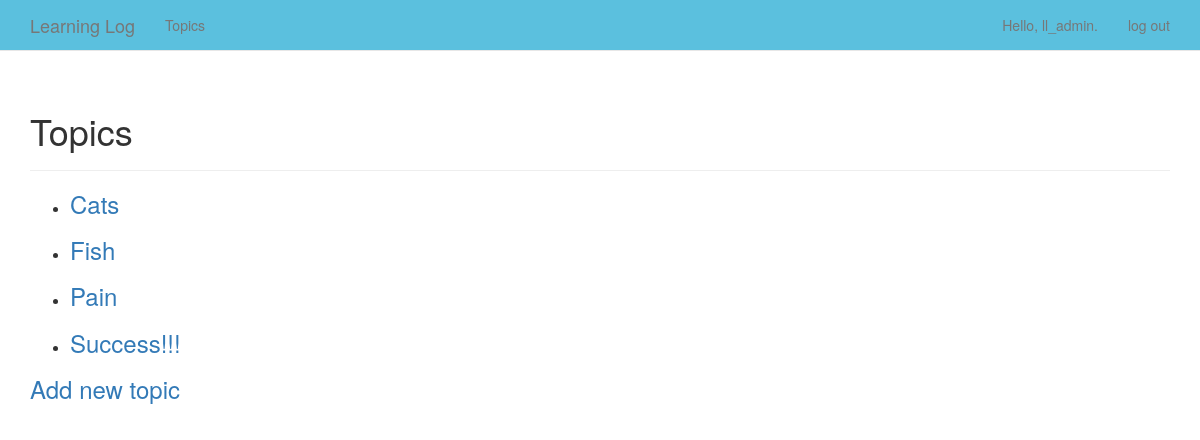
The app's page /topics/ (signed in), older data.
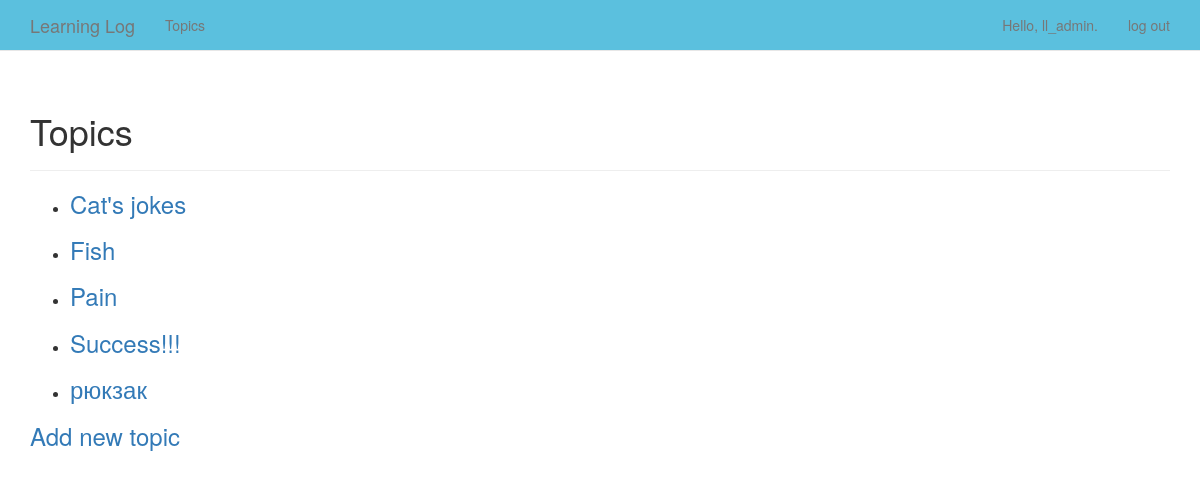
The same page, newer data.
### learning_logs/models.py (models this page shows)
class Topic(models.Model):
    text = models.CharField(max_length=200)
    date_added = models.DateTimeField(auto_now_add=True)
    owner = models.ForeignKey(User, on_delete=models.CASCADE)
    def __str__(self):
        return self.text

### learning_logs/views.py (the view)
# urls.py: path('topics/', views.topics, name='topics'),
@login_required
def topics(request):
    topics = Topic.objects.filter(owner=request.user).order_by('date_added')
    context = {'topics': topics}
    return render(request, 'learning_logs/topics.html', context)

### learning_logs/templates/learning_logs/topics.html
{% extends "learning_logs/base.html" %}
{% block header %}
<h1>Topics</h1>
{% endblock header %}
{% block content %}
<ul>
    {% for topic in topics %}
    <li>
        <h3>
            <a href="{% url 'learning_logs:topic' topic.id %}">{{ topic }}</a>
        </h3>
    </li>
    {% empty %}
    <li>No topics have been added yet.</li>
    {% endfor %}
</ul>
<h3><a href="{% url 'learning_logs:new_topic' %}">Add new topic</a></h3>
{% endblock content %}

Row changes from the older to the newer data that the page shows:
changed Topic: text "Cats" → "Cat's jokes"
added Topic: text "рюкзак"
